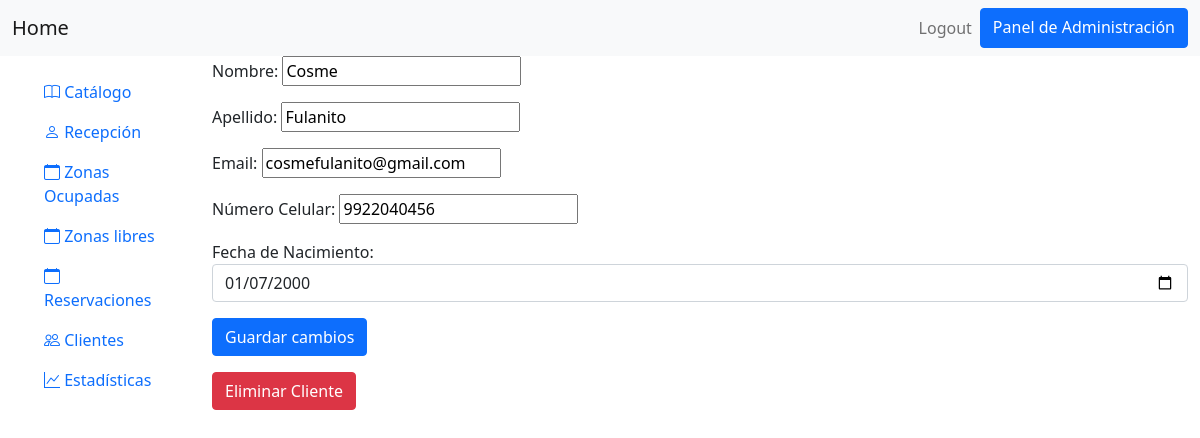
Page /client/edit/1/ (signed in) on the committed database.
### Reservacion/models.py (models this page shows, shortened)
class Clients(models.Model):
    id_clients = models.AutoField(primary_key=True)
    id_auth_user = models.ForeignKey(User, on_delete=models.CASCADE)
    first_name=  models.CharField(max_length=180)
    last_name=  models.CharField(max_length=180)
    email= models.CharField(max_length=180, default='')
    contact_number = PhoneNumberField(default='')
    birth_date = models.DateField(default=timezone.now)
    creation_date= models.DateTimeField(auto_now=True)

### Reservacion/views.py (the view)
# urls.py: path('client/edit/<int:client_id>/', views.client_edit, name='clientedit'),
@login_required
def client_edit(request, client_id):
    client = Clients.objects.get(id_clients=client_id)
    if request.method == 'POST':
        form = ClientForm(request.POST, instance=client)
        if form.is_valid():
            form.save()
            client_data = form.cleaned_data
            subject = 'Se han modificado tus datos como cliente'
            html_message = render_to_string('client_email.html', {'client_data': client_data})
            plain_message = strip_tags(html_message)
            from_email = settings.EMAIL_HOST_USER
            to_email = [client_data['email']]  # Usar el email del cliente obtenido del formulario
            try:
                send_mail(subject, plain_message, from_email, to_email, html_message=html_message)
            except Exception as e:
                messages.error(request, f"No se pudo enviar el correo de modificación de datos: {e}")
            else:
                messages.success(request, "Los datos del cliente han sido modificados y se ha enviado el correo de confirmación.")
            return redirect('client_detail', client_id=client_id)
    else:
        birth_date = client.birth_date.strftime('%Y-%m-%d')
        form = ClientForm(instance=client, initial={'birth_date': birth_date})
    return render(request, 'clients-edit.html', {'form': form, 'client': client})

### Reservacion/forms.py
class ClientForm(forms.ModelForm):
    class Meta:
        model = Clients
        exclude = ['id_auth_user']
        widgets = {
            'birth_date': forms.DateInput(attrs={'type': 'date', 'class': 'form-control'}),
        }

### Reservacion/templates/clients-edit.html (shortened to what this page needs)
{% extends "base.html" %}
{% block content %}
<form method="post" action="{% url 'clientedit' client.id_clients %}">
    <div class="mb-3">
        <label for="{{ form.first_name.id_for_label }}">Nombre:</label>
        {{ form.first_name }}
    </div>
    <div class="mb-3">
        <label for="{{ form.last_name.id_for_label }}">Apellido:</label>
        {{ form.last_name }}
    </div>
    <div class="mb-3">
        <label for="{{ form.email.id_for_label }}">Email:</label>
        {{ form.email }}
    </div>
    <div class="mb-3">
        <label for="{{ form.contact_number.id_for_label }}">Número Celular:</label>
        {{ form.contact_number }}
    </div>
    <div class="mb-3">
        <label for="{{ form.birth_date.id_for_label }}">Fecha de Nacimiento:</label>
        {{ form.birth_date }}
    </div>
    <button type="submit" class="btn btn-primary">Guardar cambios</button>
</form>
<a href="{% url 'client_delete' client.id_clients %}" class="btn btn-danger mt-3">Eliminar Cliente</a>
{% endblock %}

### rows in the picture
Clients: first_name "Cosme", last_name "Fulanito", email "cosmefulanito@gmail.com", contact_number "9922040456", birth_date "01/07/2000"
